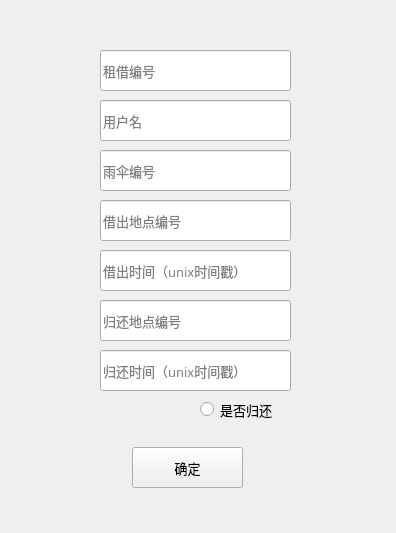
<?xml version="1.0" encoding="UTF-8"?>
<ui version="4.0">
 <class>Admin_Orders_Add</class>
 <widget class="QWidget" name="Admin_Orders_Add">
  <property name="geometry">
   <rect>
    <x>0</x>
    <y>0</y>
    <width>396</width>
    <height>533</height>
   </rect>
  </property>
  <property name="windowTitle">
   <string>添加或修改订单</string>
  </property>
  <widget class="QLineEdit" name="lineEdit_bid">
   <property name="geometry">
    <rect>
     <x>100</x>
     <y>50</y>
     <width>191</width>
     <height>41</height>
    </rect>
   </property>
   <property name="font">
    <font>
     <family>微软雅黑</family>
     <pointsize>10</pointsize>
    </font>
   </property>
   <property name="text">
    <string/>
   </property>
   <property name="placeholderText">
    <string>租借编号</string>
   </property>
  </widget>
  <widget class="QLineEdit" name="lineEdit_usname">
   <property name="geometry">
    <rect>
     <x>100</x>
     <y>100</y>
     <width>191</width>
     <height>41</height>
    </rect>
   </property>
   <property name="font">
    <font>
     <family>微软雅黑</family>
     <pointsize>10</pointsize>
    </font>
   </property>
   <property name="placeholderText">
    <string>用户名</string>
   </property>
  </widget>
  <widget class="QLineEdit" name="lineEdit_uid">
   <property name="geometry">
    <rect>
     <x>100</x>
     <y>150</y>
     <width>191</width>
     <height>41</height>
    </rect>
   </property>
   <property name="font">
    <font>
     <family>微软雅黑</family>
     <pointsize>10</pointsize>
    </font>
   </property>
   <property name="placeholderText">
    <string>雨伞编号</string>
   </property>
  </widget>
  <widget class="QLineEdit" name="lineEdit_pid_b">
   <property name="geometry">
    <rect>
     <x>100</x>
     <y>200</y>
     <width>191</width>
     <height>41</height>
    </rect>
   </property>
   <property name="font">
    <font>
     <family>微软雅黑</family>
     <pointsize>10</pointsize>
    </font>
   </property>
   <property name="placeholderText">
    <string>借出地点编号</string>
   </property>
  </widget>
  <widget class="QLineEdit" name="lineEdit_bt">
   <property name="geometry">
    <rect>
     <x>100</x>
     <y>250</y>
     <width>191</width>
     <height>41</height>
    </rect>
   </property>
   <property name="font">
    <font>
     <family>微软雅黑</family>
     <pointsize>10</pointsize>
    </font>
   </property>
   <property name="placeholderText">
    <string>借出时间（unix时间戳）</string>
   </property>
  </widget>
  <widget class="QRadioButton" name="radioButton">
   <property name="geometry">
    <rect>
     <x>200</x>
     <y>400</y>
     <width>115</width>
     <height>19</height>
    </rect>
   </property>
   <property name="font">
    <font>
     <family>微软雅黑</family>
     <pointsize>10</pointsize>
    </font>
   </property>
   <property name="text">
    <string>是否归还</string>
   </property>
  </widget>
  <widget class="QLineEdit" name="lineEdit_pid_r">
   <property name="geometry">
    <rect>
     <x>100</x>
     <y>300</y>
     <width>191</width>
     <height>41</height>
    </rect>
   </property>
   <property name="font">
    <font>
     <family>微软雅黑</family>
     <pointsize>10</pointsize>
    </font>
   </property>
   <property name="placeholderText">
    <string>归还地点编号</string>
   </property>
  </widget>
  <widget class="QLineEdit" name="lineEdit_rt">
   <property name="geometry">
    <rect>
     <x>100</x>
     <y>350</y>
     <width>191</width>
     <height>41</height>
    </rect>
   </property>
   <property name="font">
    <font>
     <family>微软雅黑</family>
     <pointsize>10</pointsize>
    </font>
   </property>
   <property name="placeholderText">
    <string>归还时间（unix时间戳）</string>
   </property>
  </widget>
  <widget class="QPushButton" name="pushButton_ok">
   <property name="geometry">
    <rect>
     <x>132</x>
     <y>447</y>
     <width>111</width>
     <height>41</height>
    </rect>
   </property>
   <property name="font">
    <font>
     <family>微软雅黑</family>
     <pointsize>10</pointsize>
    </font>
   </property>
   <property name="text">
    <string>确定</string>
   </property>
  </widget>
 </widget>
 <resources/>
 <connections/>
</ui>
